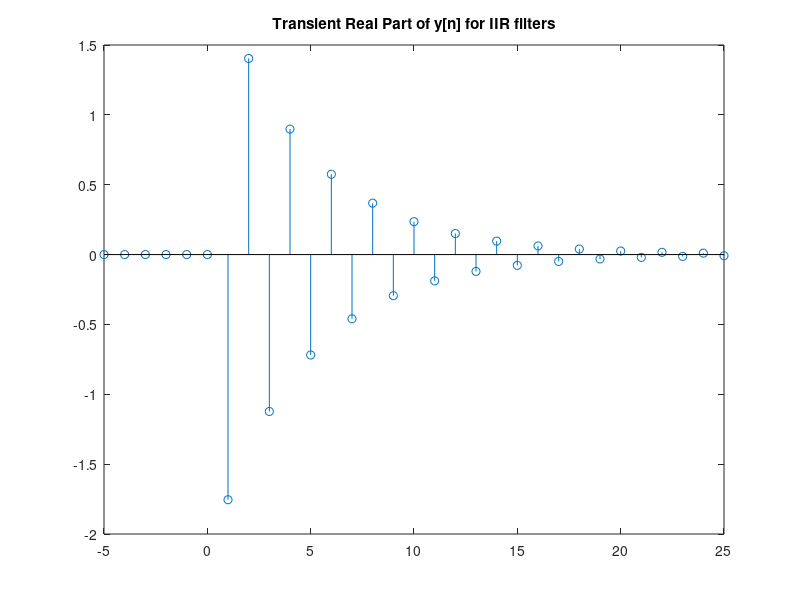
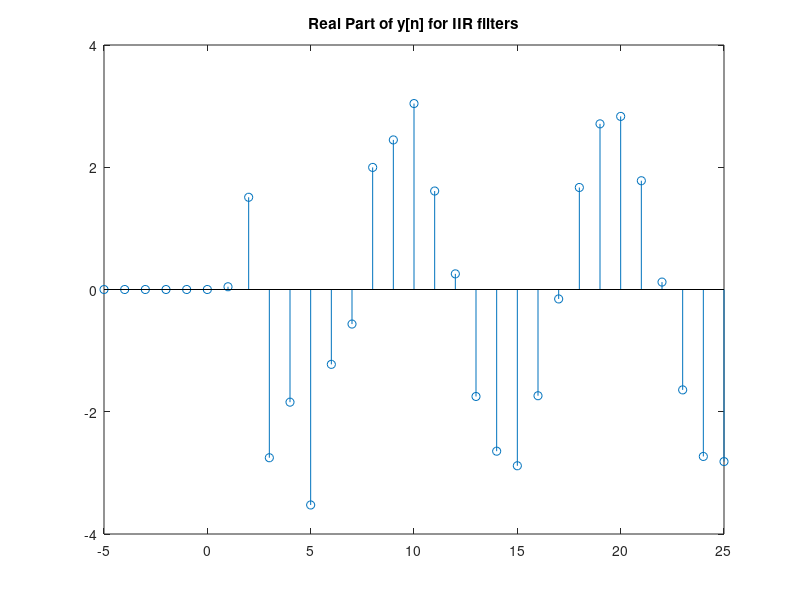
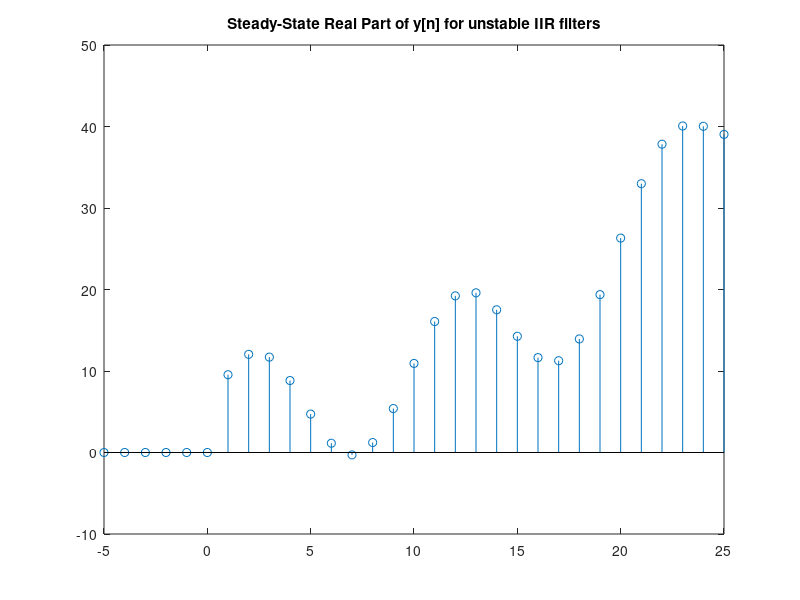

Source code (MATLAB) for these figures, in order:
clc 
clear all
close all
% stable system
n=1:25;
nn=-5:25;
t=2.3351*exp(-1i*0.3502)*(-0.8).^n;
t=[0 0 0 0 0 0 t];
stem(nn,real(t))
title('Transient Real Part of y[n] for IIR filters')

ss=2.9188*exp(1i*0.2781)*exp(1i*0.2*pi*n);
ss=[0 0 0 0 0 0 ss];
figure
stem(nn,real(ss))
title('Steady-State Real Part of y[n] for IIR filters')

y=t+ss;
stem(nn,real(y))
title('Real Part of y[n] for IIR filters')

% unstable system
y2=((5*1.1)/(1.1-exp(1i*0.2*pi)))*(1.1).^n+(5/(1-1.1*exp(-1i*0.2*pi)))*exp(1i*0.2*pi*n);
y2=[0 0 0 0 0 0 y2];
figure
stem(nn,real(y2))
title('Steady-State Real Part of y[n] for unstable IIR filters')